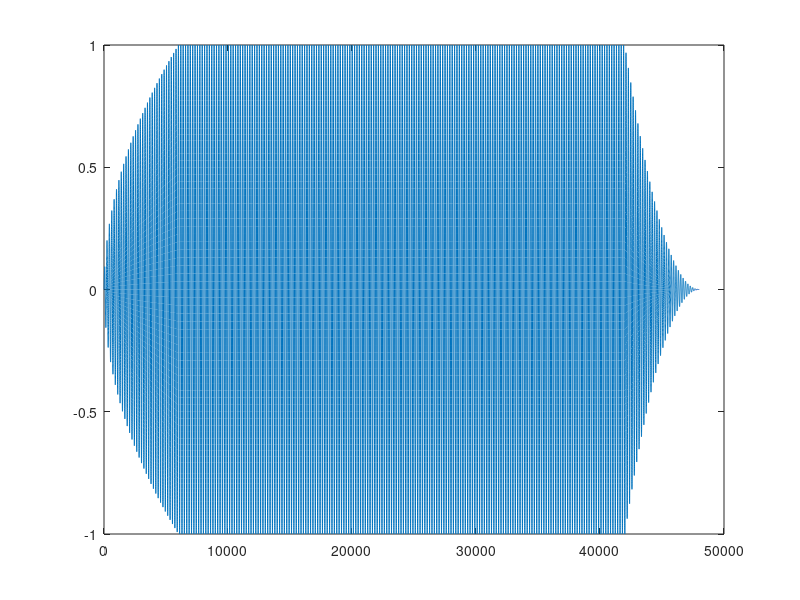

Write MATLAB code to recreate this figure.
clear;
clear all;
clc;

FS = 48000;
TS = 1/FS;
t = 0:TS:1-TS;
f = 250;

% Sine wave 250 Hz
y = sin(2*pi*f*t);

% Linear fading
linearRamp = linspace(1,0,length(y));
x = y.*linearRamp;

% Smoothing Attack and Release by fading
factor = 8;
fadingLength = length(y)/factor;
% exp 2 for convex curve, exp 1/2 for concave curve
attack = [linspace(0,1,fadingLength).^(1/2) ones(1,length(y)-fadingLength)];
release = [ones(1,length(y)-fadingLength) linspace(1,0,fadingLength).^(2)];
z = y.*attack.*release;
plot(z)
sound(z,FS);